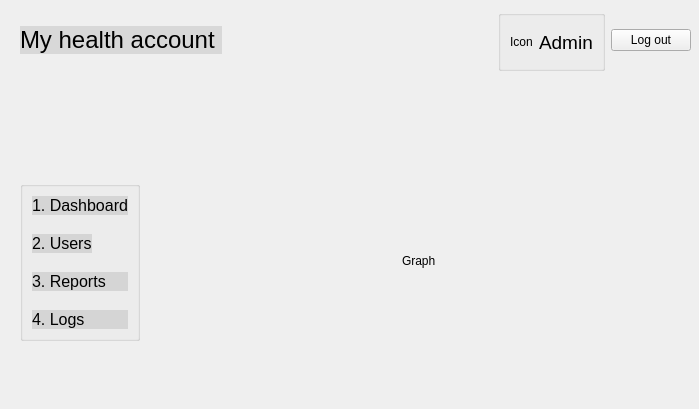
<?xml version="1.0" encoding="UTF-8"?>
<ui version="4.0">
 <class>AdminMain</class>
 <widget class="QDialog" name="AdminMain">
  <property name="geometry">
   <rect>
    <x>0</x>
    <y>0</y>
    <width>699</width>
    <height>409</height>
   </rect>
  </property>
  <property name="windowTitle">
   <string>Dialog</string>
  </property>
  <widget class="QWidget" name="layoutWidget">
   <property name="geometry">
    <rect>
     <x>20</x>
     <y>10</y>
     <width>671</width>
     <height>61</height>
    </rect>
   </property>
   <layout class="QHBoxLayout" name="horizontalLayout_3">
    <item>
     <widget class="QPushButton" name="pushButtonMyHealthAccount">
      <property name="styleSheet">
       <string notr="true">QPushButton {
	background-color: rgb(0, 0, 0,0.1); 
	border: none; 
	color: rgb(0, 0, 0); 
	font: 24px;
	text-align: left;
} 

</string>
      </property>
      <property name="text">
       <string>My health account </string>
      </property>
     </widget>
    </item>
    <item>
     <spacer name="horizontalSpacer">
      <property name="orientation">
       <enum>Qt::Horizontal</enum>
      </property>
      <property name="sizeHint" stdset="0">
       <size>
        <width>188</width>
        <height>20</height>
       </size>
      </property>
     </spacer>
    </item>
    <item>
     <widget class="QGroupBox" name="groupBox_6">
      <property name="title">
       <string/>
      </property>
      <layout class="QHBoxLayout" name="horizontalLayout_2">
       <item>
        <layout class="QHBoxLayout" name="horizontalLayout">
         <item>
          <widget class="QLabel" name="labelAdmin">
           <property name="text">
            <string>Icon</string>
           </property>
          </widget>
         </item>
         <item>
          <widget class="QLabel" name="label_17">
           <property name="font">
            <font>
             <family>.AppleSystemUIFont</family>
             <pointsize>14</pointsize>
             <italic>false</italic>
             <bold>false</bold>
            </font>
           </property>
           <property name="styleSheet">
            <string notr="true">font: 14pt &quot;.AppleSystemUIFont&quot;;</string>
           </property>
           <property name="text">
            <string>Admin</string>
           </property>
          </widget>
         </item>
        </layout>
       </item>
      </layout>
     </widget>
    </item>
    <item>
     <widget class="QPushButton" name="pushButtonLogout">
      <property name="text">
       <string>Log out</string>
      </property>
     </widget>
    </item>
   </layout>
  </widget>
  <widget class="QWidget" name="layoutWidget">
   <property name="geometry">
    <rect>
     <x>20</x>
     <y>70</y>
     <width>671</width>
     <height>271</height>
    </rect>
   </property>
   <layout class="QVBoxLayout" name="verticalLayout">
    <item>
     <spacer name="verticalSpacer">
      <property name="orientation">
       <enum>Qt::Vertical</enum>
      </property>
      <property name="sizeHint" stdset="0">
       <size>
        <width>20</width>
        <height>28</height>
       </size>
      </property>
     </spacer>
    </item>
    <item>
     <layout class="QHBoxLayout" name="horizontalLayout_4">
      <item>
       <widget class="QGroupBox" name="groupBox_2">
        <property name="title">
         <string/>
        </property>
        <layout class="QVBoxLayout" name="verticalLayout_2">
         <item>
          <widget class="QPushButton" name="pushButtonDashboard">
           <property name="styleSheet">
            <string notr="true">QPushButton {
	background-color: rgb(0, 0, 0,0.1); 
	border: none; 
	color: rgb(0, 0, 0); 
	font: 16px;
	text-align: left;
} 

QPushButton:hover { 
	background-color: rgb(0, 0, 0, 0.1); 
	border: none; 
	color: rgb(0, 43, 255); 
}
</string>
           </property>
           <property name="text">
            <string>1. Dashboard</string>
           </property>
          </widget>
         </item>
         <item>
          <spacer name="verticalSpacer_4">
           <property name="orientation">
            <enum>Qt::Vertical</enum>
           </property>
           <property name="sizeHint" stdset="0">
            <size>
             <width>20</width>
             <height>13</height>
            </size>
           </property>
          </spacer>
         </item>
         <item alignment="Qt::AlignLeft">
          <widget class="QPushButton" name="pushButtonUsers">
           <property name="styleSheet">
            <string notr="true">QPushButton {
	background-color: rgb(0, 0, 0,0.1); 
	border: none; 
	color: rgb(0, 0, 0); 
	font: 16px;
	text-align: left;
} 

QPushButton:hover { 
	background-color: rgb(0, 0, 0, 0.1); 
	border: none; 
	color: rgb(0, 43, 255); 
}
</string>
           </property>
           <property name="text">
            <string>2. Users</string>
           </property>
          </widget>
         </item>
         <item>
          <spacer name="verticalSpacer_5">
           <property name="orientation">
            <enum>Qt::Vertical</enum>
           </property>
           <property name="sizeHint" stdset="0">
            <size>
             <width>20</width>
             <height>13</height>
            </size>
           </property>
          </spacer>
         </item>
         <item>
          <widget class="QPushButton" name="pushButtonReports">
           <property name="styleSheet">
            <string notr="true">QPushButton {
	background-color: rgb(0, 0, 0,0.1); 
	border: none; 
	color: rgb(0, 0, 0); 
	font: 16px;
	text-align: left;
} 

QPushButton:hover { 
	background-color: rgb(0, 0, 0, 0.1); 
	border: none; 
	color: rgb(0, 43, 255); 
}
</string>
           </property>
           <property name="text">
            <string>3. Reports</string>
           </property>
          </widget>
         </item>
         <item>
          <spacer name="verticalSpacer_6">
           <property name="orientation">
            <enum>Qt::Vertical</enum>
           </property>
           <property name="sizeHint" stdset="0">
            <size>
             <width>20</width>
             <height>13</height>
            </size>
           </property>
          </spacer>
         </item>
         <item>
          <widget class="QPushButton" name="pushButtonLogs">
           <property name="styleSheet">
            <string notr="true">QPushButton {
	background-color: rgb(0, 0, 0,0.1); 
	border: none; 
	color: rgb(0, 0, 0); 
	font: 16px;
	text-align: left;
} 

QPushButton:hover { 
	background-color: rgb(0, 0, 0, 0.1); 
	border: none; 
	color: rgb(0, 43, 255); 
}
</string>
           </property>
           <property name="text">
            <string>4. Logs</string>
           </property>
          </widget>
         </item>
        </layout>
       </widget>
      </item>
      <item>
       <spacer name="horizontalSpacer_2">
        <property name="orientation">
         <enum>Qt::Horizontal</enum>
        </property>
        <property name="sizeHint" stdset="0">
         <size>
          <width>18</width>
          <height>20</height>
         </size>
        </property>
       </spacer>
      </item>
      <item>
       <widget class="QLabel" name="label_6">
        <property name="text">
         <string>Graph</string>
        </property>
       </widget>
      </item>
      <item>
       <spacer name="horizontalSpacer_3">
        <property name="orientation">
         <enum>Qt::Horizontal</enum>
        </property>
        <property name="sizeHint" stdset="0">
         <size>
          <width>28</width>
          <height>20</height>
         </size>
        </property>
       </spacer>
      </item>
     </layout>
    </item>
   </layout>
  </widget>
 </widget>
 <resources/>
 <connections/>
</ui>
